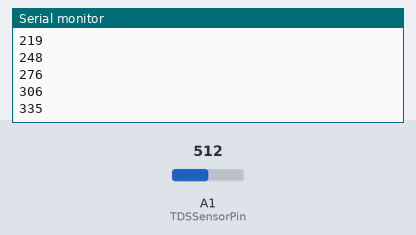
This sketch was run on a simulated Arduino Uno, built with avr-gcc and run on an emulated ATmega328P. Shown: the last lines printed to the serial monitor. The inputs (shaded band) are chosen by the test bench; at power-on: A1 (TDSSensorPin) = 512.

Above: at 1.2 s.
1.3 s: A1 (TDSSensorPin) set to 716
At 1.32 s:
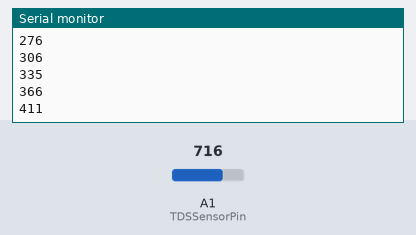
2.8 s: A1 (TDSSensorPin) set to 900
At 2.84 s:
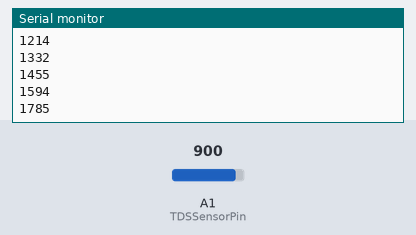
Timing chart, 0 to 5.8 s (numbered marks = the images above; inputs shaded):
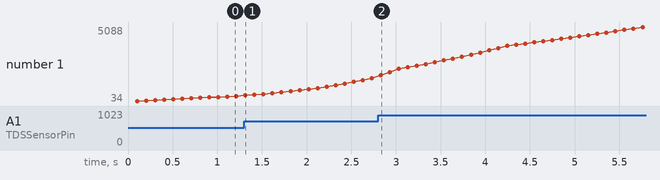

The sketch:

TDS.ino
```cpp
/*
 * TDS sensor test for the SEN0244 Gravity Analog TDS Sensor Meter from DFROBOT
 */

#define TDSSensorPin         A1   //TDS meter Analog output to Arduino Analog Input 0
#define VREF                 5.0  //analog reference voltage(Volt) of the ADC
#define TDSNoSamples         30   //times of collection
#define TDSPrintInterval     100

float temperature = 25;
float TDSVoltage, TDSCompensationCoefficient, TDSCompensationVoltage;
int TDSSamples[TDSNoSamples];        //Store the average value of the sensor feedback
int TDSValue, TDSTotal, TDSAverage;
int TDSSamplesIndex = 0;

void setup() {
  Serial.begin(9600);
  pinMode(TDSSensorPin, INPUT);

  // initialising all the readings to 0:
  for (int thisReading = 0; thisReading < TDSNoSamples; thisReading++) {
    TDSSamples[thisReading] = 0;
  }
}

void loop() {
  static unsigned long TDSPrintTime = millis();
  if (millis() - TDSPrintTime > TDSPrintInterval)  //every 40 milliseconds,read the analog value from the ADC
  {
    TDS();
    Serial.println(TDSValue);
    TDSPrintTime = millis();
  }
}

void TDS() {
  // subtract the last reading/reset the array:
  TDSTotal = TDSTotal - TDSSamples[TDSSamplesIndex];
  // read from the sensor:
  TDSSamples[TDSSamplesIndex] = analogRead(TDSSensorPin);
  // add the reading to the total:
  TDSTotal = TDSTotal + TDSSamples[TDSSamplesIndex];
  // advance to the next position in the array:
  TDSSamplesIndex = TDSSamplesIndex + 1;

  // if the end of the array is reached
  if (TDSSamplesIndex >= TDSNoSamples) {
    TDSSamplesIndex = 0;
  }

  // calculate the average:
  TDSAverage = TDSTotal / TDSNoSamples;
  TDSVoltage = TDSAverage * VREF / 1023.0;
  //temperature compensation formula: fFinalResult(25^C) = fFinalResult(current)/(1.0+0.02*(fTP-25.0));
  TDSCompensationCoefficient = 1.0 + 0.02 * (temperature - 25.0);
  TDSCompensationVoltage = TDSVoltage / TDSCompensationCoefficient; //temperature compensation
  TDSValue = (133.42 * pow(TDSCompensationVoltage,3) - 255.86 * pow(TDSCompensationVoltage, 2) + 857.39 * TDSCompensationVoltage) * 0.5;
}
```

Measured:
- after the input at 1.3 s, the serial monitor: prints a new line at once (image 1)
- after the input at 2.8 s, the serial monitor: prints a new line at once (image 2)
- plotted number 1: 366 → 1594 after the input at 1.3 s, 1594 → 5088 after the input at 2.8 s
